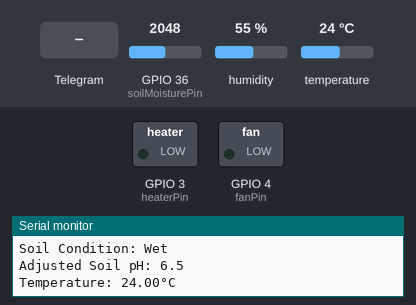
A sketch run on a simulated ESP32. On the bench: switched loads named in the sketch (green lamp = pin HIGH), the last lines printed to the serial monitor. The test bench sets the inputs (shaded band); at power-on: temperature 24 °C, GPIO 36 (soilMoisturePin) = 2048, humidity 55 %. WiFi joins after 1.5 s; servers stay silent unless stated.

Above: at 3.5 s.
3.6 s: Telegram message "/off" received
At 4.5 s:
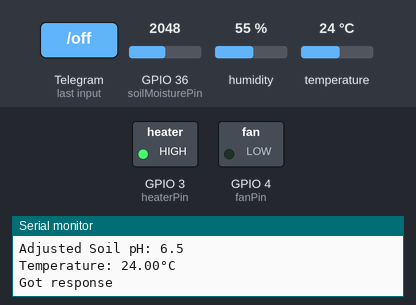
8.6 s: temperature set to 39.2 °C
10.7 s: temperature set to 40.5 °C
At 12.9 s:
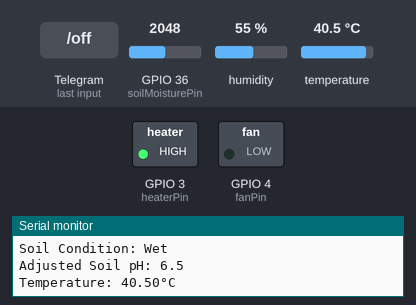
13.4 s: temperature set to 12 °C
At 15.2 s:
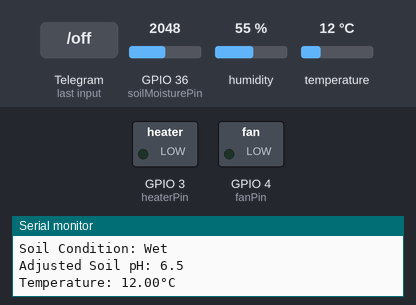
Timing chart, 0 to 16.7 s (numbered marks = the images above; inputs shaded):
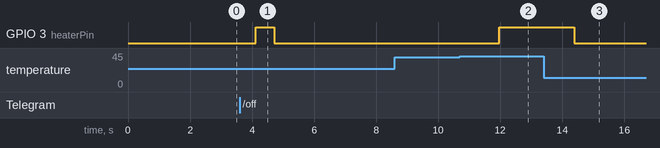

Measured:
- after the input at 3.6 s, GPIO 3 (heaterPin): LOW → HIGH after 0.51 s, → LOW 0.61 s later
- after the input at 10.7 s, GPIO 3 (heaterPin): LOW → HIGH after 1.3 s
- after the input at 13.4 s, GPIO 3 (heaterPin): HIGH → LOW after 0.98 s

The sketch:

AkseleratorHumanisasiKompos.ino
```cpp
#include <Wire.h>
#include <WiFi.h>
#include <WiFiClientSecure.h>
#include <UniversalTelegramBot.h>
#include "DHT.h"

#define WIFI_SSID "Galaxy"
#define WIFI_PASSWORD "fkhw8785"

#define BOT_TOKEN "7060753004:AAGewXhhGtqohZws0WXAKQ-QrJORKy0lAhU"

#define CHAT_ID "-1002151631955"

#define DHTPIN D1 //IO22
#define DHTTYPE DHT22

const int heaterPin = D2;   // IO21
const int fanPin = D3;      // IO17
const int soilMoisturePin = A0; // SVP

WiFiClientSecure net_ssl;
UniversalTelegramBot bot(BOT_TOKEN, net_ssl);
DHT dhtSensor(DHTPIN, DHTTYPE);

void setup() {
  Serial.begin(115200);

  pinMode(heaterPin, OUTPUT);
  pinMode(fanPin, OUTPUT);
  pinMode(soilMoisturePin, INPUT);

  WiFi.begin(WIFI_SSID, WIFI_PASSWORD);
  dhtSensor.begin();

  while (WiFi.status() != WL_CONNECTED) {
    delay(1000);
    Serial.println("Connecting to WiFi...");
  }

  Serial.println("Connected to WiFi");
  Serial.print("Alamat IP: ");
  Serial.println(WiFi.localIP());

  net_ssl.setCACert(TELEGRAM_CERTIFICATE_ROOT);

  bot.sendMessage(CHAT_ID, "Bot telah diaktifkan dan siap menerima perintah. Ketik /start untuk melihat perintah yang tersedia.", "");
}

void loop() {
  // Baca kelembapan tanah
  int soilMoistureValue = analogRead(soilMoisturePin);
  Serial.print("Soil Moisture Value: ");
  Serial.println(soilMoistureValue);

  // Tentukan kondisi kelembapan tanah
  String soilCondition;
  float soil_ph = 7.0; // Default nilai pH netral
  if (soilMoistureValue < 300) {
    soilCondition = "Dry";
    soil_ph += 0.5; // Menambahkan 0.5 untuk kondisi tanah kering
  } else if (soilMoistureValue >= 300 && soilMoistureValue < 700) {
    soilCondition = "Moist";
    // Nilai pH tetap netral
  } else {
    soilCondition = "Wet";
    soil_ph -= 0.5; // Mengurangi 0.5 untuk kondisi tanah basah
  }
  Serial.print("Soil Condition: ");
  Serial.println(soilCondition);
  Serial.print("Adjusted Soil pH: ");
  Serial.println(soil_ph, 1);

  float temperature = readTemperature();
  if (isnan(temperature)) {
    Serial.println("Failed to read from DHT sensor!");
    return;
  }

  Serial.print("Temperature: ");
  Serial.print(temperature);
  Serial.println("°C");

  if (temperature < 40.0) { // Set point temperature to turn on the heater
    digitalWrite(heaterPin, LOW);
    bot.sendMessage(CHAT_ID, "Suhu terlalu rendah! Pemanas dinyalakan.", "");
  } else if (temperature >= 40.0) { // Set point temperature to turn off the heater
    digitalWrite(heaterPin, HIGH);
    bot.sendMessage(CHAT_ID, "Suhu cukup hangat. Pemanas dimatikan.", "");
  }

  // Periksa pesan dari bot
  int numNewMessages = bot.getUpdates(bot.last_message_received + 1);
  while (numNewMessages) {
    Serial.println("Got response");
    handAKMMes(numNewMessages, soil_ph, temperature);
    numNewMessages = bot.getUpdates(bot.last_message_received + 1);
  }
}

float readTemperature() {
  return dhtSensor.readTemperature();
}

void handAKMMes(int numNewMessages, float pH, float temperature) {
  for (int i = 0; i < numNewMessages; i++) {
    String chat_id = String(bot.messages[i].chat_id);
    String text = bot.messages[i].text;

    if (text == "/start@AkseleratorHumanisasiKomposBot") {
      String welcome_message =
          "Selamat datang di grup! Berikut adalah perintah yang tersedia:\n"
          "/kondisi - Menampilkan kondisi suhu dan pH saat ini\n"
          "/on - Menyalakan pemanas\n";
      bot.sendMessage(chat_id, welcome_message, "");
    }else if (text == "/start") {
      String welcome_message =
          "Selamat datang di grup! Berikut adalah perintah yang tersedia:\n"
          "/kondisi - Menampilkan kondisi suhu dan pH saat ini\n"
          "/on - Menyalakan pemanas\n";
      bot.sendMessage(chat_id, welcome_message, "");
    }else if (text == "/kondisi") {
      String kondisi_suhu = (temperature > 40.0) ? "Terlalu panas" : (temperature < 20.0) ? "Terlalu dingin" : "Normal";
      String kondisi_pH = (pH < 7) ? "Asam" : (pH > 7) ? "Basa" : "Netral";
      String response = "Kondisi suhu terkini: " + kondisi_suhu + "\n"
                        "Kondisi suhu: " + String(temperature) + "°C\n"
                        "Kondisi pH: " + String(pH) + "\n";
      bot.sendMessage(chat_id, response, "");
    } else if (text == "/kondisi@AkseleratorHumanisasiKomposBot") {
      String kondisi_suhu = (temperature > 40.0) ? "Terlalu panas" : (temperature < 20.0) ? "Terlalu dingin" : "Normal";
      String kondisi_pH = (pH < 7) ? "Asam" : (pH > 7) ? "Basa" : "Netral";
      String response = "Kondisi suhu terkini: " + kondisi_suhu + "\n"
                        "Kondisi suhu: " + String(temperature) + "°C\n"
                        "Kondisi pH: " + String(pH) + "\n";
      bot.sendMessage(chat_id, response, "");
    }else if (text == "/on") {
      digitalWrite(heaterPin, LOW);
      bot.sendMessage(chat_id, "Pemanas dinyalakan!", "");
    }
    else if (text == "/off") {
      digitalWrite(heaterPin, HIGH);
      bot.sendMessage(chat_id, "Pemanas dimatikan!", "");
    }
    else if (text == "/on@AkseleratorHumanisasiKomposBot") {
      digitalWrite(heaterPin, LOW);
      bot.sendMessage(chat_id, "Pemanas dinyalakan!", "");
    }
  }
}
```
